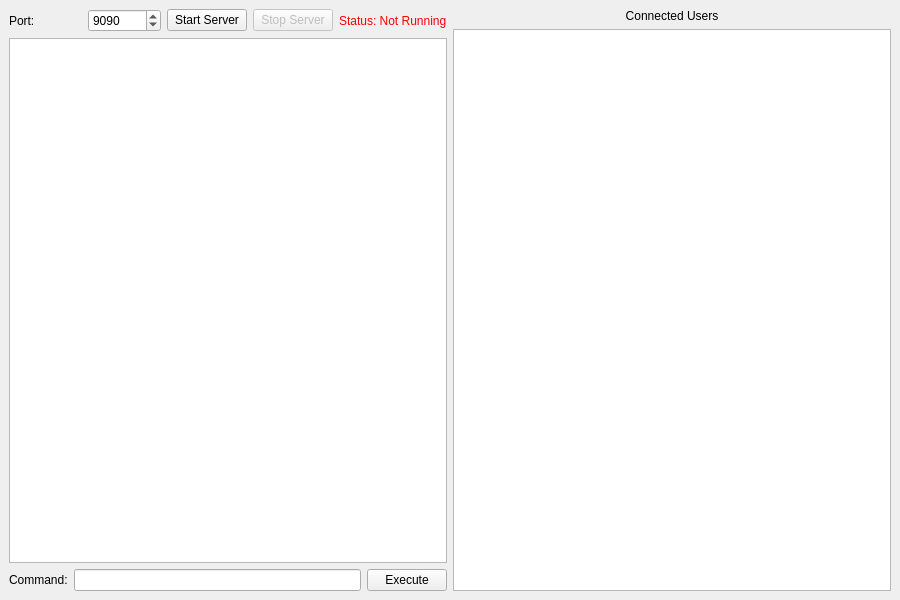
<?xml version="1.0" encoding="UTF-8"?>
<ui version="4.0">
 <class>ServerWindow</class>
 <widget class="QMainWindow" name="ServerWindow">
  <property name="geometry">
   <rect>
    <x>0</x>
    <y>0</y>
    <width>900</width>
    <height>600</height>
   </rect>
  </property>
  <property name="windowTitle">
   <string>Chat Server</string>
  </property>
  <widget class="QWidget" name="centralwidget">
   <layout class="QHBoxLayout" name="mainLayout">
    <item>
     <layout class="QVBoxLayout" name="leftLayout">
      <item>
       <layout class="QHBoxLayout" name="controlLayout">
        <item>
         <widget class="QLabel" name="portLabel">
          <property name="text">
           <string>Port:</string>
          </property>
         </widget>
        </item>
        <item>
         <widget class="QSpinBox" name="portInput">
          <property name="minimum">
           <number>1024</number>
          </property>
          <property name="maximum">
           <number>65535</number>
          </property>
          <property name="value">
           <number>9090</number>
          </property>
         </widget>
        </item>
        <item>
         <widget class="QPushButton" name="startButton">
          <property name="text">
           <string>Start Server</string>
          </property>
         </widget>
        </item>
        <item>
         <widget class="QPushButton" name="stopButton">
          <property name="enabled">
           <bool>false</bool>
          </property>
          <property name="text">
           <string>Stop Server</string>
          </property>
         </widget>
        </item>
        <item>
         <widget class="QLabel" name="statusLabel">
          <property name="styleSheet">
           <string notr="true">QLabel { color: red; }</string>
          </property>
          <property name="text">
           <string>Status: Not Running</string>
          </property>
         </widget>
        </item>
       </layout>
      </item>
      <item>
       <widget class="QTextEdit" name="logDisplay">
        <property name="readOnly">
         <bool>true</bool>
        </property>
       </widget>
      </item>
      <item>
       <layout class="QHBoxLayout" name="cmdLayout">
        <item>
         <widget class="QLabel" name="cmdLabel">
          <property name="text">
           <string>Command:</string>
          </property>
         </widget>
        </item>
        <item>
         <widget class="QLineEdit" name="cmdInput"/>
        </item>
        <item>
         <widget class="QPushButton" name="cmdButton">
          <property name="text">
           <string>Execute</string>
          </property>
         </widget>
        </item>
       </layout>
      </item>
     </layout>
    </item>
    <item>
     <layout class="QVBoxLayout" name="rightLayout">
      <item>
       <widget class="QLabel" name="usersLabel">
        <property name="text">
         <string>Connected Users</string>
        </property>
        <property name="alignment">
         <set>Qt::AlignCenter</set>
        </property>
       </widget>
      </item>
      <item>
       <widget class="QListWidget" name="usersList"/>
      </item>
     </layout>
    </item>
   </layout>
  </widget>
 </widget>
 <resources/>
 <connections/>
</ui>
